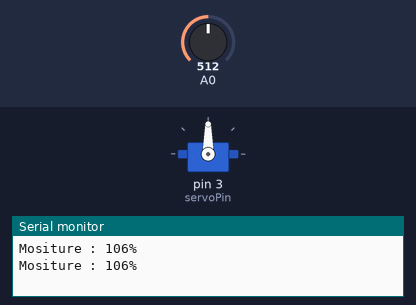
The sketch below on a simulated Arduino Uno, built with avr-gcc and run on an emulated ATmega328P. On the bench: servo, the last lines printed to the serial monitor. The test bench sets the inputs (shaded band); at power-on: A0 = 512.

Above: at 3.2 s.
3.3 s: A0 set to 875
6.2 s: A0 set to 899
At 8.45 s:
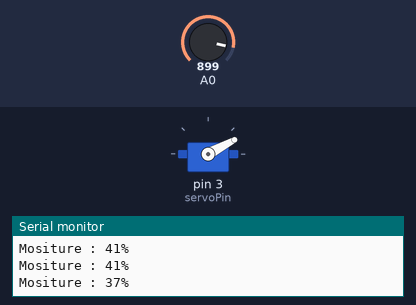
At 14.1 s:
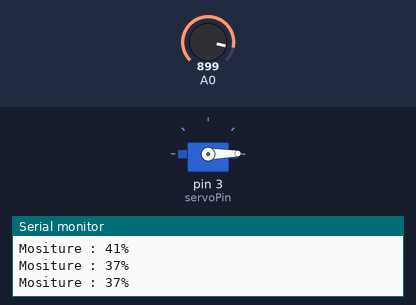
Timing chart, 0 to 19.7 s (numbered marks = the images above; inputs shaded):
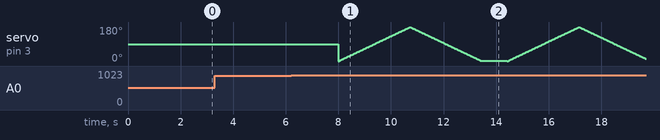

Measured:
- the behaviour switches between 885 and 886 on A0 (found by bisection; images 0 and 1)

The sketch:

soil_moisture.ino
```cpp
#import <Servo.h>
int servoPin = 3;
int output_value ;
Servo Servo1;
void setup() {
   Serial.begin(9600);
   Serial.println("We will start reading the values from the sensor");
   Servo1.attach(servoPin);
   delay(2000);
   }

void loop() {
   output_value= analogRead(A0);
   output_value = map(output_value,550,0,0,100);
   Serial.print("Mositure : ");
   Serial.print(output_value+100);
   Serial.println("%");
   delay(1000);
   if(output_value<-60)
   {
    for(int pos=0;pos<180;pos++)
    {Servo1.write(pos);
   delay(15);  }
   for(int pos=180;pos>0;pos--)
    {Servo1.write(pos);
   delay(15);  }
   }
}
```
